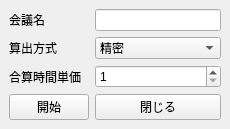
<?xml version="1.0" encoding="UTF-8"?>
<ui version="4.0">
 <class>MeetingStartSettingsWindow</class>
 <widget class="QMainWindow" name="MeetingStartSettingsWindow">
  <property name="windowTitle"><string>会議開始設定</string></property>
  <widget class="QWidget" name="centralwidget">
   <layout class="QFormLayout" name="formLayout">
    <item row="0" column="0"><widget class="QLabel" name="meetingNameLabel"><property name="text"><string>会議名</string></property></widget></item>
    <item row="0" column="1"><widget class="QLineEdit" name="meetingNameLineEdit"/></item>
    <item row="1" column="0"><widget class="QLabel" name="calculationModeLabel"><property name="text"><string>算出方式</string></property></widget></item>
    <item row="1" column="1"><widget class="QComboBox" name="calculationModeComboBox"><item><property name="text"><string>精密</string></property></item><item><property name="text"><string>簡易</string></property></item><item><property name="text"><string>表示用データ読込</string></property></item><item><property name="text"><string>直接入力</string></property></item></widget></item>
    <item row="2" column="0"><widget class="QLabel" name="totalHourlyRateLabel"><property name="text"><string>合算時間単価</string></property></widget></item>
    <item row="2" column="1"><widget class="QSpinBox" name="totalHourlyRateSpinBox"><property name="minimum"><number>1</number></property><property name="maximum"><number>999999999</number></property></widget></item>
    <item row="3" column="0"><widget class="QPushButton" name="startButton"><property name="text"><string>開始</string></property></widget></item>
    <item row="3" column="1"><widget class="QPushButton" name="closeButton"><property name="text"><string>閉じる</string></property></widget></item>
   </layout>
  </widget>
 </widget>
 <resources/>
 <connections/>
</ui>
